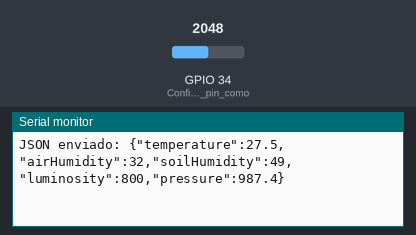
This sketch was run on a simulated ESP32. Shown: the last lines printed to the serial monitor. Inputs (shaded band) come from the test bench; at power-on: GPIO 34 (Configuramos_el_pin_como) = 2048. Nothing arrives over Bluetooth unless stated.

Above: at 5.8 s.
5.9 s: GPIO 34 (Configuramos_el_pin_como) set to 2866
At 10.4 s:
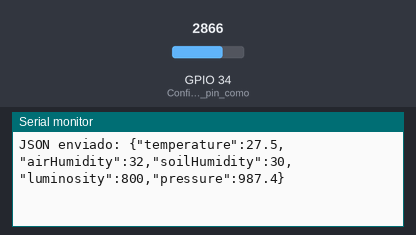
11.9 s: GPIO 34 (Configuramos_el_pin_como) set to 3603
At 15.7 s:
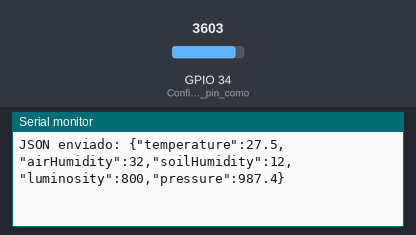
Timing chart, 0 to 17.2 s (numbered marks = the images above; inputs shaded):
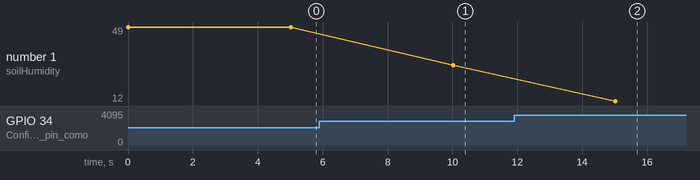

The sketch:

WiliWiloWilu.ino
```cpp
#include "BluetoothSerial.h"
#include <ArduinoJson.h>

int soilMoisture = 0;
int soilMoisturePercent = 0;

// Valores típicos para los sensores de humedad de suelo
const int AIRVALUE = 4095;  // Valor cuando el suelo está seco
const int WATERVALUE = 0;   // Valor cuando el suelo está totalmente húmedo

BluetoothSerial SerialBT;
bool connected = false;

void setup() {
  Serial.begin(115200);
  SerialBT.begin("YBOX_N01");
  Serial.println("El Bluetooth ha comenzado. Conéctate al dispositivo.");

  pinMode(34, INPUT);  // Configuramos el pin como entrada para leer el sensor
}

void loop() {
  conexionBL();
  int soilHumidity = readHumSoil();  // Corrige el nombre de la función
  float temperature = 0;
  int humidity = 0;

  // Solo enviar datos si está conectado
  if (connected) {
    enviardato(temperature, humidity, soilHumidity);
  } else {
    Serial.println("Esperando conexion...");
  }

  delay(5000);
}

void enviardato(float temperature, int humidity, int soilHumidity) {
  StaticJsonDocument<200> doc;
  doc["temperature"] = 27.5;
  doc["airHumidity"] = 32;
  doc["soilHumidity"] = soilHumidity;
  doc["luminosity"] = 800;
  doc["pressure"] = 987.4;

  String jsonString;
  serializeJson(doc, jsonString);

  SerialBT.println(jsonString);
  Serial.println("JSON enviado: " + jsonString);
}

void conexionBL() {
  if (SerialBT.hasClient()) {
    if (!connected) {
      Serial.println("Cliente conectado.");
      connected = true;
    }
  } else {
    if (connected) {
      Serial.println("Cliente desconectado.");
      connected = false;
    }
    Serial.println("Esperando conexión...");
  }
}

int readHumSoil() {
  soilMoisture = analogRead(34);  // Leer el valor del sensor de humedad del suelo
  soilMoisturePercent = map(soilMoisture, AIRVALUE, WATERVALUE, 0, 100);  // Mapea los valores a porcentaje
  soilMoisturePercent = constrain(soilMoisturePercent, 0, 100);  // Asegura que el porcentaje esté entre 0 y 100
  return soilMoisturePercent;
}
```

Measured:
- after the input at 5.9 s, the serial monitor: prints a new line after 4.1 s (image 1)
- after the input at 11.9 s, the serial monitor: prints a new line after 3.1 s (image 2)
- plotted number 1: 49 → 30 after the input at 5.9 s, 30 → 12 after the input at 11.9 s
